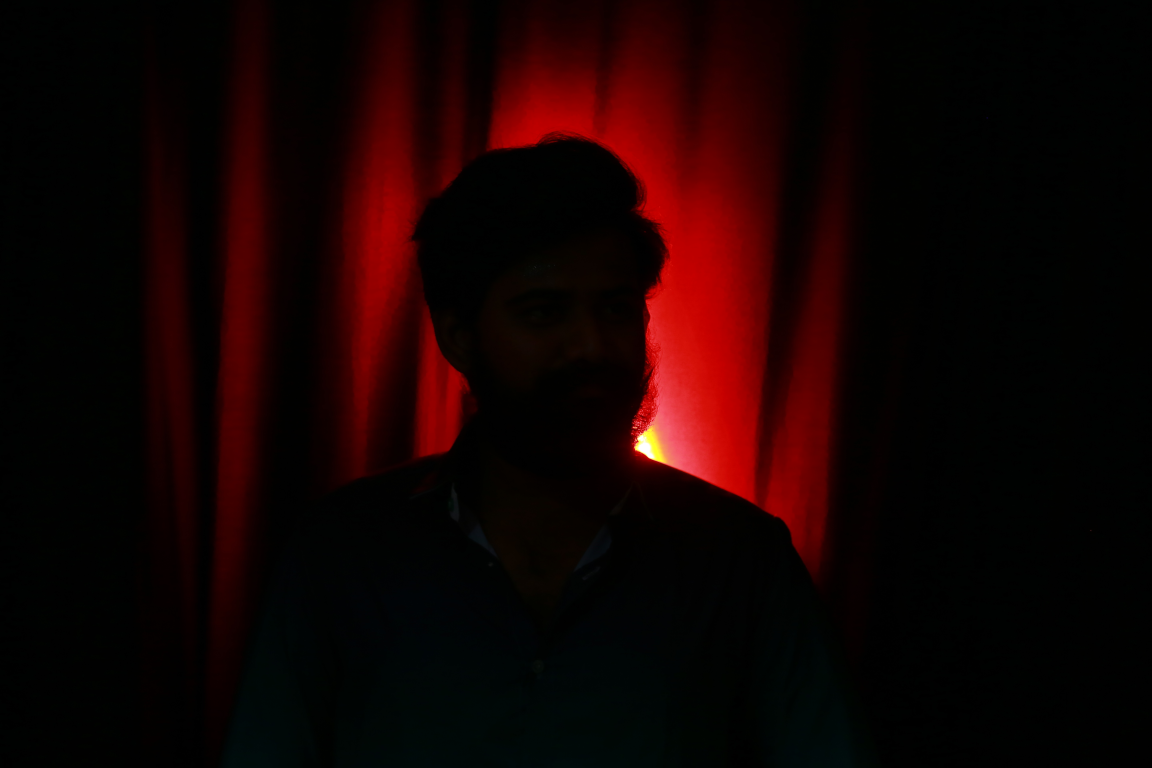
#> input picture opencv/demoimages/LU1H9206.JPG, 5760 x 3840 px (shown at 1/5 size)
$ python imageresize.py
#> lines starting #> are read from the running program, lines starting #| are printed output that depends on the picture
import cv2
import os
import matplotlib.pyplot as plt
def imageResize():
    root = os.getcwd()
    filename = 'demoimages//LU1H9206.JPG'
    imgPath = os.path.join(root, filename)
    img = cv2.imread(imgPath)
#> img is the input picture: shape (3840, 5760, 3); mean B, G, R 1.6, 2.2, 20.9
    img = cv2.cvtColor(img, cv2.COLOR_BGR2RGB)
    img = img[286:345, 322:389,:]
#> img: shape (59, 67, 3)
    height, width,_ = img.shape
#> height = 59; width = 67
    scale =4
    interpMethod = [cv2.INTER_AREA, cv2.INTER_LINEAR, cv2.INTER_NEAREST, cv2.INTER_CUBIC,cv2.INTER_LANCZOS4]
    interpTitle = ['AREA','LINEAR','NEAREST','CUBIC','LANCZOS4']
    plt.figure()
    plt.subplot(2, 3, 1)
    plt.imshow(img)
    for i in range(len(interpMethod)):
        plt.subplot(2, 3, i+2)
        imageResized = cv2.resize(img, (int(width * scale), int(height * scale)), interpolation=interpMethod[i])
        interpolationTitle = interpTitle[i]
        plt.imshow(imageResized)
        plt.title(interpTitle[i])
    plt.show()
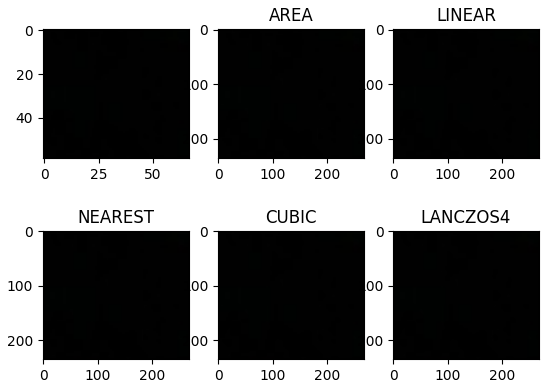
#> figure drawn by matplotlib, 6 panels
if __name__ == "__main__":
    imageResize()
